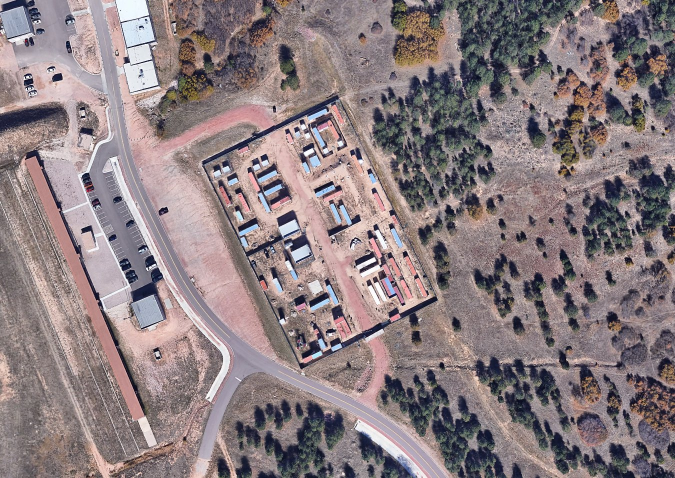
#> input picture AcousticPodRadarSim/MainProgram/Resources/MoutVillage.jpg, 1350 x 956 px, given in place of the camera (shown at 1/2 size)
$ python Image_Processing_save_imgs.py   (older library calls are emulated)
#> lines starting #> are read from the running program, lines starting #| are printed output that depends on the picture; after the words box and inside, x2 and y2 are one past the last pixel; in counts of white or black regions, pixels touching at a corner belong together
### Transcribing blob detection code from my laptop,but with input as video and not set of pics###
import numpy as np
import argparse
import cv2
import serial
from serial import Serial
import time
import datetime

#CHANGE FOLDER NAME FOR EACH TEST
RESULT_VID_PATH = "./BlobResults/"

cap  = cv2.VideoCapture(0)
cam = Serial('/dev/ttyUSB0',9600) #Identifying port camera is connected to
cam.close

#Next two commands necessary to instantiate camera
cmd = [129,1,4,53,2,255] #outdoor mode = 2
cam.open
cam.write(cmd)
cam.close

cmd = [129,1,4,57,10,255] #shutter priority
cam.open
cam.write(cmd)
cam.close

cam.open
cmd = [129,1,6,4,255]  # Center camera
cam.write(cmd)
cam.close

time.sleep(3) #wait 3 sec

# [7 lines of commented-out code are left out]

keep_processing = True

ZoomValue = 0;

a = 0;

while (keep_processing == True):
    # load the input image and construct an input blob for the image
    # by resizing to a fixed 300x300 pixels and then normalizing it
    # (note: normalization is done via the authors of the MobileNet SSD
    # implementation)
    #   image = cv2.imread(args["image"])
    if (cap.isOpened):
        ret, image = cap.read();
#> image is the input picture: shape (956, 1350, 3); mean B, G, R 127.9, 125, 138.4

        # cv2.imshow("file", frame)
        # cv2.waitKey(0)

        # when we reach the end of the video (file) exit cleanly
        if not ret:
            keep_processing = False;

        (B, G, R) = cv2.split(image)
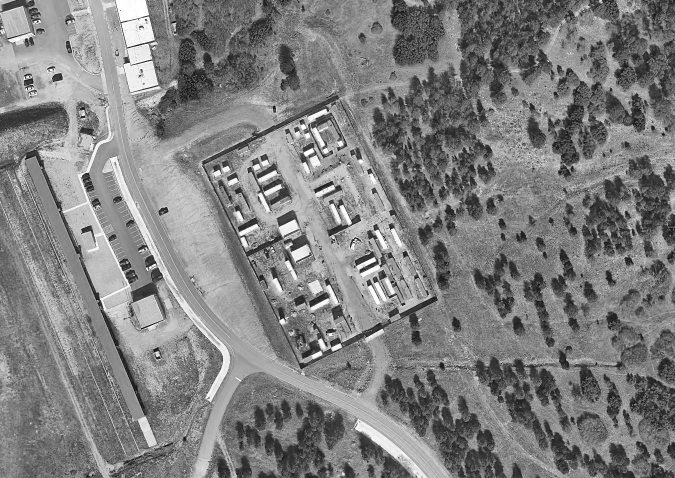
#> B: shape (956, 1350) (shown at 1/2 size); min 0, max 255, mean 127.9
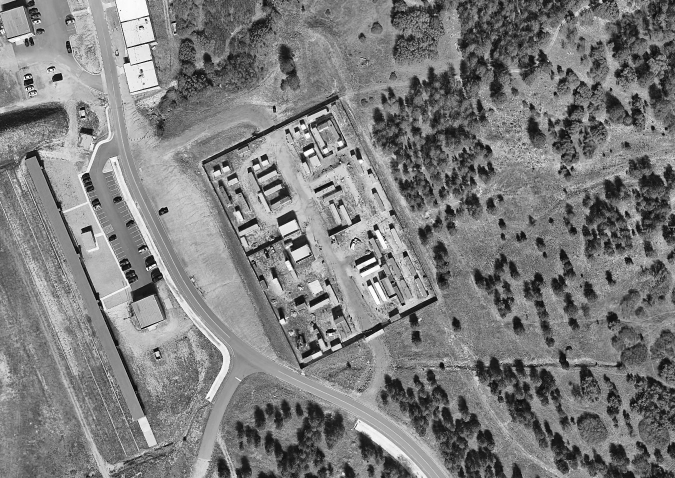
#> G: shape (956, 1350) (shown at 1/2 size); min 0, max 255, mean 125
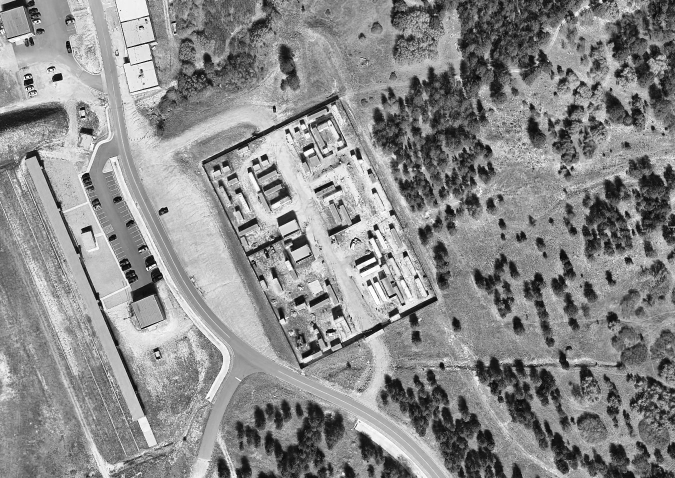
#> R: shape (956, 1350) (shown at 1/2 size); min 0, max 255, mean 138.4
        zero = np.zeros(image.shape[:2], dtype = "uint8")
        blueEmphasis = cv2.merge([B, zero, zero])
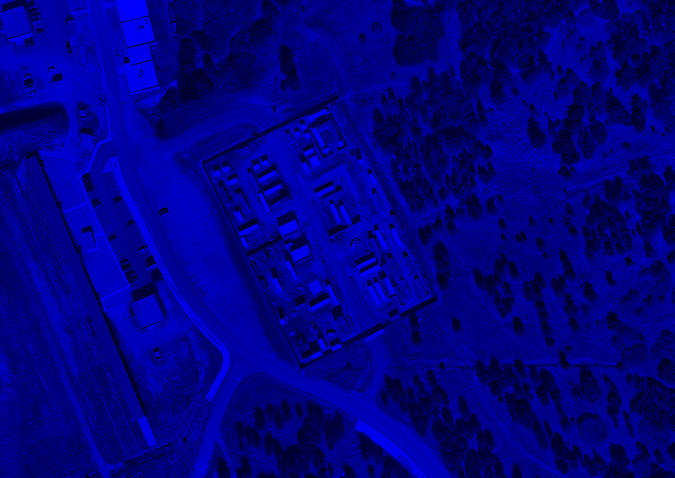
#> blueEmphasis: shape (956, 1350, 3) (shown at 1/2 size); mean of channels 0, 1, 2 127.9, 0, 0; drawn as B, G, R
        blueGray = image[:,:,0]
        blurred = cv2.GaussianBlur(blueGray, (7, 7), 0)
        (T, bThresh) = cv2.threshold(blurred, 50, 255, cv2.THRESH_BINARY_INV)
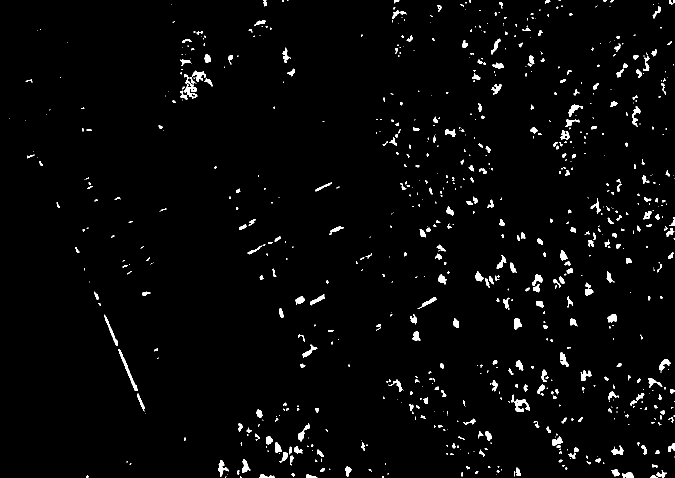
#> bThresh: shape (956, 1350) (shown at 1/2 size); 2.4% white; 776 white regions (446 under 20 px)
        (__, cnts, hierarchy) = cv2.findContours(bThresh.copy(), cv2.RETR_EXTERNAL, cv2.CHAIN_APPROX_SIMPLE)
#> cnts = 776 contours, 516 with area under 20; largest, box (x1, y1, x2, y2) and area: (367, 148, 395, 197) 425, (236, 698, 275, 782) 368, (1029, 798, 1060, 824) 344, (437, 920, 457, 954) 230, (1028, 636, 1044, 659) 228
        if(len(cnts) > 0):
            biggestcnt = cnts[0]
#> biggestcnt = [[451, 953], [451, 955], [451, 954], [452, 953]]
            (bigx, bigy, bigw, bigh) = cv2.boundingRect(biggestcnt)
#> bigx = 451; bigy = 953; bigw = 2; bigh = 3
            big_area = bigw * bigh
#> big_area = 6
            for (i, c) in enumerate(cnts):
                (newx, newy, neww, newh) = cv2.boundingRect(c)
                box_area = neww * newh
                target_area = cv2.contourArea(cnts[i])
                if target_area > big_area:
                    biggestcnt = cnts[i]
#> this loop made 776 passes
#> (newx, newy, neww, newh, box_area, target_area) on passes 5, 7, 8: (1301, 950, 14, 6, 84, 37), (613, 948, 22, 8, 176, 73.5), (519, 948, 31, 8, 248, 103)
        # print(M)
        blueTargets = image.copy()
        blueTargetsCont = blueTargets.copy()
        cv2.drawContours(blueTargetsCont, cnts, -1, (0, 255, 0), 2)
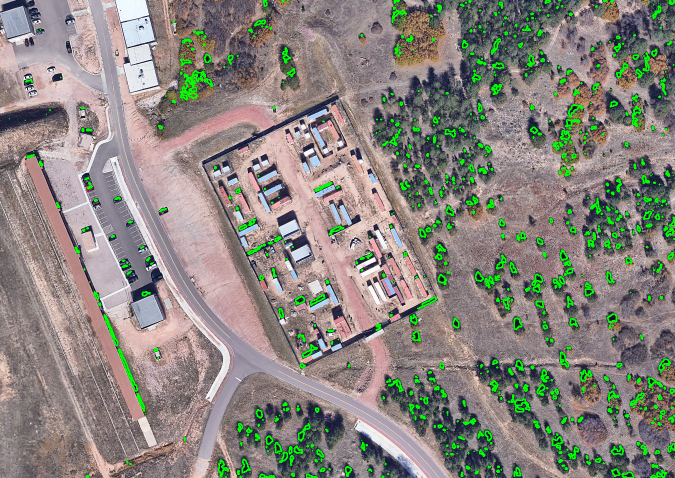
#> blueTargetsCont: shape (956, 1350, 3) (shown at 1/2 size); 3.85% of pixels changed, all inside (x1, y1, x2, y2) = (17, 0, 1350, 956)
        (x,y),radius = cv2.minEnclosingCircle(biggestcnt)
#> x = 529.5; y = 5.75; radius = 6.27
        center = (int(x),int(y))
#> center = (529, 5)
        radius = int(radius)
#> radius = 6
        cv2.circle(blueTargets,center,radius,(0,0,255),2)
#> blueTargets: shape (956, 1350, 3); 0.01% of pixels changed, all inside (x1, y1, x2, y2) = (522, 0, 537, 13)

        # out.write(blueTargets)
        # key = cv2.waitKey(1) & 0xFF;
#> (the run stopped early here; a loop or call above may not have finished)

$ run again, on AcousticPodRadarSim/MainProgram/Resources/Stillman.jpg
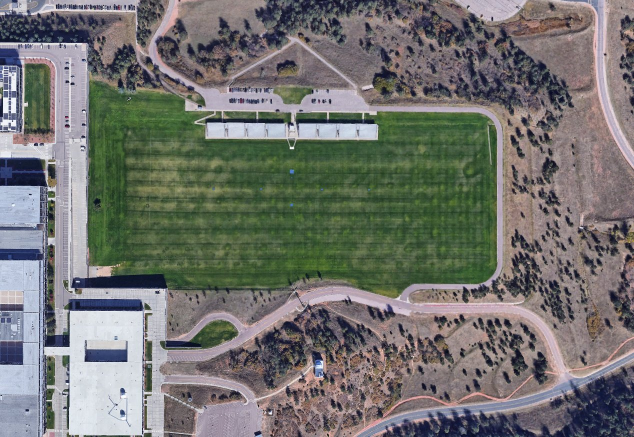
#> input picture AcousticPodRadarSim/MainProgram/Resources/Stillman.jpg, 1268 x 874 px, given in place of the camera (shown at 1/2 size)
#> image is the input picture: shape (874, 1268, 3); mean B, G, R 110.8, 114.6, 114
#> `(T, bThresh) = cv2.threshold(blurred, 50, 255, cv2.THRESH_BINARY_INV)`:
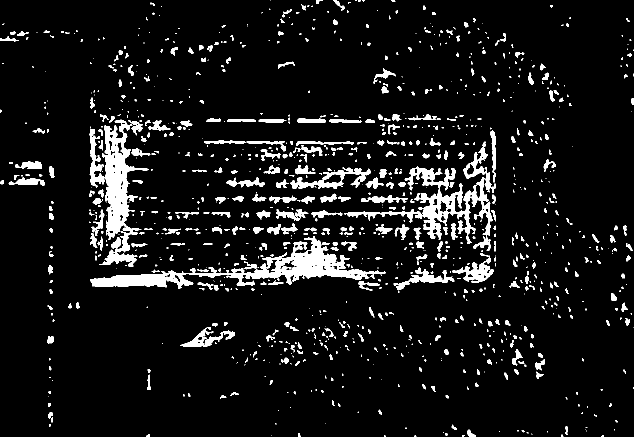
#> bThresh: shape (874, 1268) (shown at 1/2 size); 7.8% white; 1109 white regions (629 under 20 px)
#> cnts = 1109 contours, 756 with area under 20; largest, box (x1, y1, x2, y2) and area: (180, 473, 772, 577) 13934, (199, 239, 297, 533) 10370, (688, 333, 985, 502) 9374, (580, 335, 741, 378) 2374, (905, 506, 988, 566) 1570
#> `biggestcnt = cnts[0]`: biggestcnt = [[543, 871]]
#> bigx = 543; bigy = 871; bigw = 1
#> the loop `for (i, c) in enumerate(cnts):` made 1109 passes
#> (newx, newy, neww, newh, box_area, target_area) on passes 7, 18, 23: (292, 869, 8, 5, 40, 22.5), (935, 859, 16, 15, 240, 110.5), (1130, 853, 6, 17, 102, 51)
#> `cv2.drawContours(blueTargetsCont, cnts, -1, (0, 255, 0), 2)`:
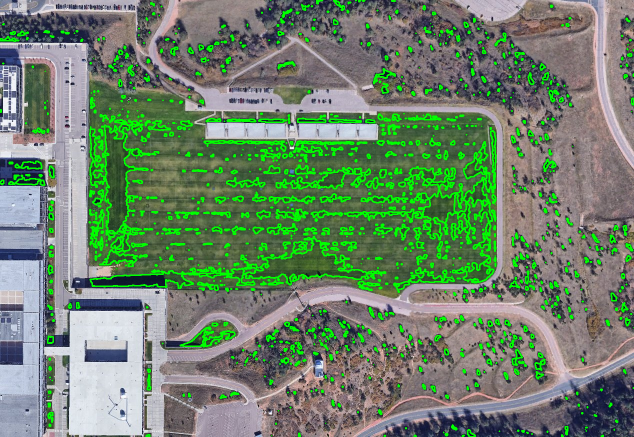
#> blueTargetsCont: shape (874, 1268, 3) (shown at 1/2 size); 9% of pixels changed, all inside (x1, y1, x2, y2) = (0, 0, 1268, 874)
#> `(x,y),radius = cv2.minEnclosingCircle(biggestcnt)`: x = 639; y = 3.5; radius = 6.95
#> center = (639, 3)
#> `radius = int(radius)`: radius = 6
#> blueTargets: shape (874, 1268, 3); 0.01% of pixels changed, all inside (x1, y1, x2, y2) = (632, 0, 647, 11)

$ run again, on AcousticPodRadarSim/MainProgram/Resources/StillmanWide.jpg
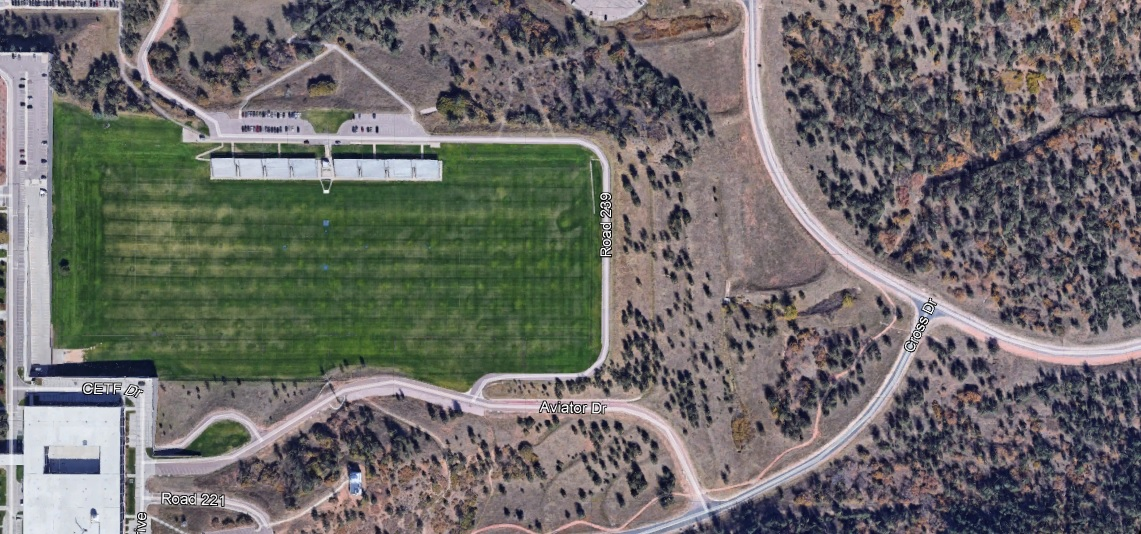
#> input picture AcousticPodRadarSim/MainProgram/Resources/StillmanWide.jpg, 1141 x 534 px, given in place of the camera
#> image is the input picture: shape (534, 1141, 3); mean B, G, R 104.8, 107.5, 109.5
#> `(T, bThresh) = cv2.threshold(blurred, 50, 255, cv2.THRESH_BINARY_INV)`:
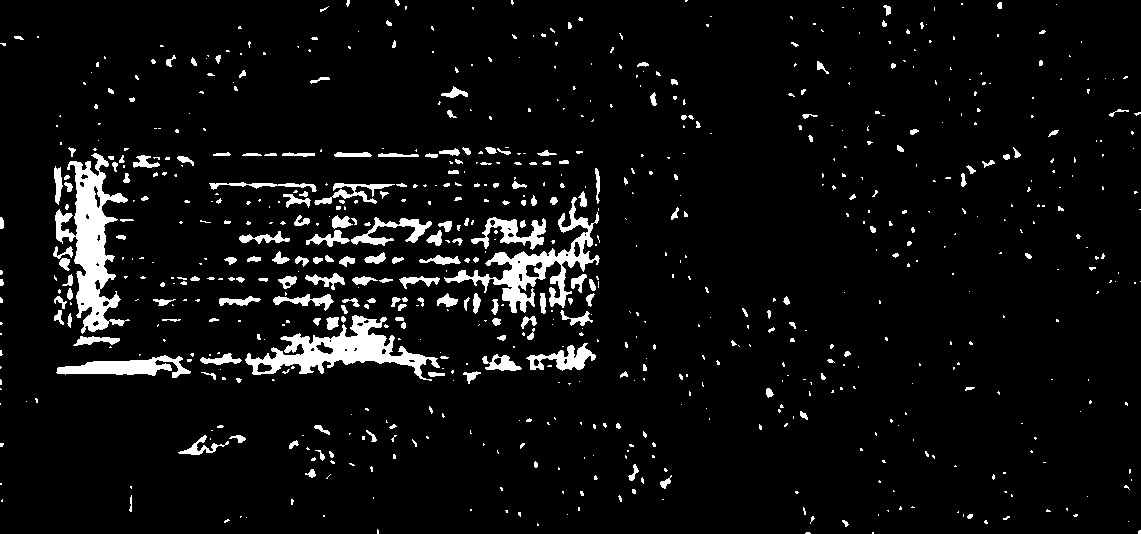
#> bThresh: shape (534, 1141); 5.7% white; 748 white regions (538 under 20 px)
#> cnts = 748 contours, 609 with area under 20; largest, box (x1, y1, x2, y2) and area: (55, 153, 130, 334) 5028, (245, 315, 440, 381) 4141, (444, 197, 600, 313) 3442, (56, 355, 191, 378) 1368, (471, 217, 546, 250) 855
#> `biggestcnt = cnts[0]`: biggestcnt = [[872, 532], [872, 533], [873, 533], [873, 532]]
#> bigx = 872; bigy = 532; bigw = 2
#> big_area = 4
#> the loop `for (i, c) in enumerate(cnts):` made 748 passes
#> (newx, newy, neww, newh, box_area, target_area) on passes 52, 58, 63: (660, 475, 12, 14, 168, 52.5), (305, 469, 11, 9, 99, 38.5), (628, 464, 11, 17, 187, 54)
#> `cv2.drawContours(blueTargetsCont, cnts, -1, (0, 255, 0), 2)`:
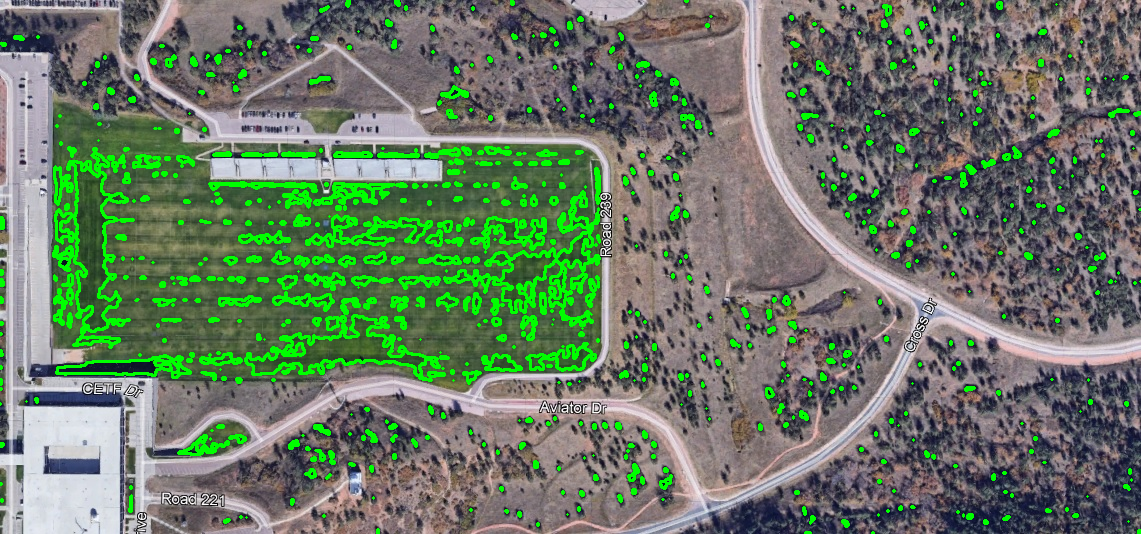
#> blueTargetsCont: shape (534, 1141, 3); 7.67% of pixels changed, all inside (x1, y1, x2, y2) = (0, 0, 1141, 534)
#> `(x,y),radius = cv2.minEnclosingCircle(biggestcnt)`: x = 348; y = 3; radius = 3.16
#> center = (348, 3)
#> `radius = int(radius)`: radius = 3
#> blueTargets: shape (534, 1141, 3); 0.01% of pixels changed, all inside (x1, y1, x2, y2) = (344, 0, 353, 8)

$ run again, on AcousticPodRadarSim/MainProgram/Resources/WarriorField.jpg
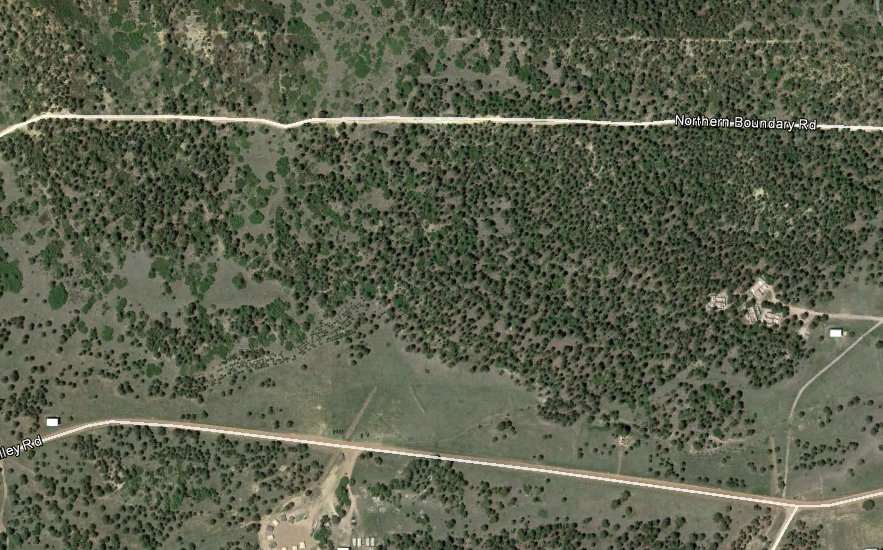
#> input picture AcousticPodRadarSim/MainProgram/Resources/WarriorField.jpg, 883 x 550 px, given in place of the camera
#> image is the input picture: shape (550, 883, 3); mean B, G, R 75.7, 95, 89.7
#> `(T, bThresh) = cv2.threshold(blurred, 50, 255, cv2.THRESH_BINARY_INV)`:
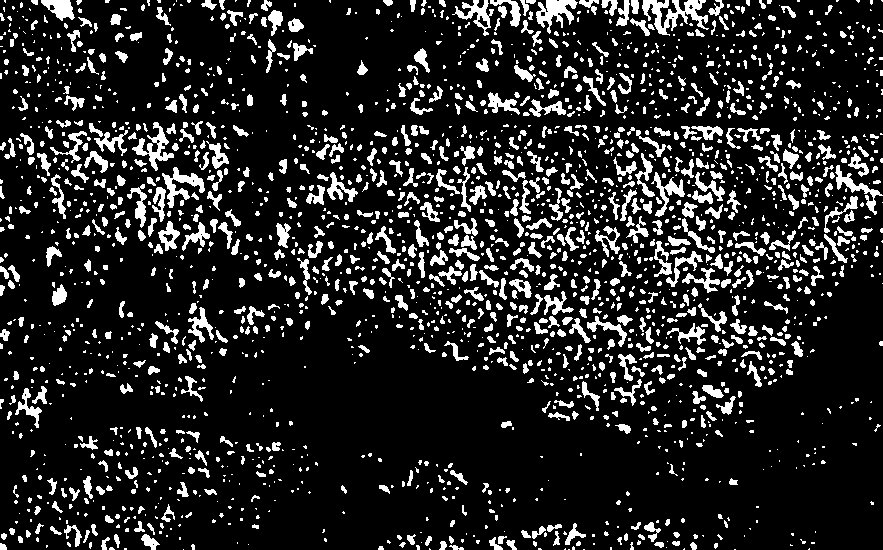
#> bThresh: shape (550, 883); 14.7% white; 2318 white regions (1402 under 20 px)
#> cnts = 2318 contours, 1683 with area under 20; largest, box (x1, y1, x2, y2) and area: (642, 0, 709, 36) 834, (536, 0, 578, 34) 594, (162, 167, 205, 208) 522, (132, 122, 174, 171) 510, (452, 0, 494, 36) 440
#> `biggestcnt = cnts[0]`: biggestcnt = [[734, 549], [735, 549]]
#> bigx = 734; bigy = 549; bigw = 2; bigh = 1
#> big_area = 2
#> the loop `for (i, c) in enumerate(cnts):` made 2318 passes
#> (newx, newy, neww, newh, box_area, target_area) on passes 16, 24, 26: (449, 545, 15, 5, 75, 27.5), (0, 543, 7, 7, 49, 28.5), (690, 542, 7, 8, 56, 30)
#> `cv2.drawContours(blueTargetsCont, cnts, -1, (0, 255, 0), 2)`:
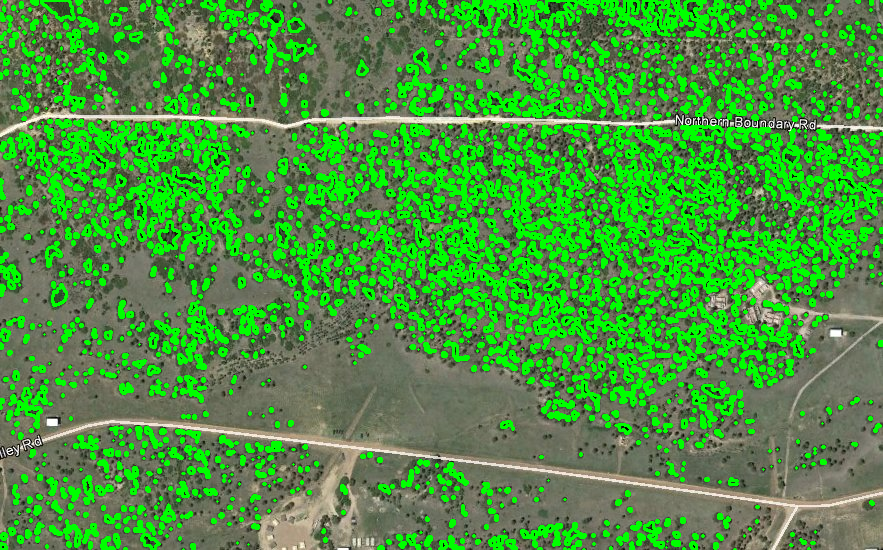
#> blueTargetsCont: shape (550, 883, 3); mean B, G, R 63.5, 147, 74.8
#> `(x,y),radius = cv2.minEnclosingCircle(biggestcnt)`: x = 34; y = 2; radius = 3.61
#> center = (34, 2)
#> `radius = int(radius)`: radius = 3
#> blueTargets: shape (550, 883, 3); 0.01% of pixels changed, all inside (x1, y1, x2, y2) = (30, 0, 39, 7)
